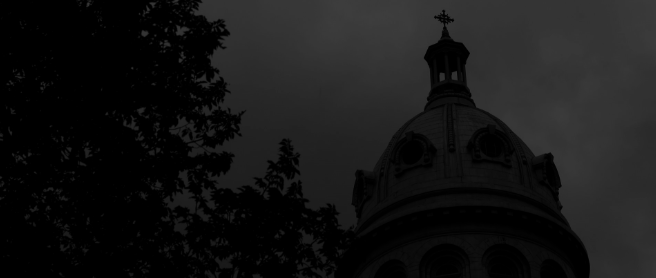
%> input picture 190927_DIP_A1/[2019-2]DIP_HW1/input4.png, 656 x 278 px
$ octave hw3.m   (GNU Octave 9; MATLAB toolbox functions it lacks are replaced by stand-ins)
%> lines starting %> are read from the running program, lines starting %| are printed output that depends on the picture; in (x1, y1, x2, y2) boxes, pixels count from 0 and x2, y2 are one past the last pixel; in counts of white or black regions, pixels touching at a corner belong together; the program's own positions count from 1
%3-1 Load images
% load image
im = im2double(imread('input4.png'));
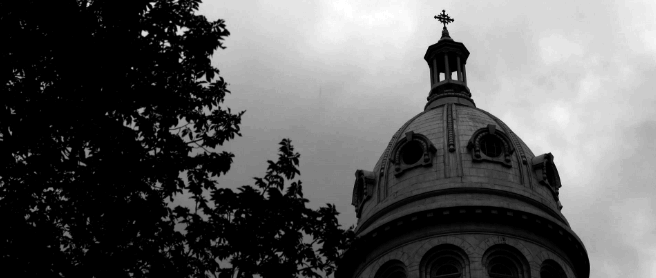
%> im: size 278x656 double; min 0, max 0.239, mean 0.0858; drawn with min black and max white
im_match = im2double(imread('input4_match.png'));
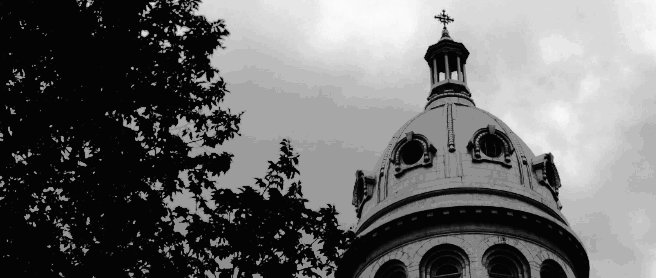
%> input picture 190927_DIP_A1/[2019-2]DIP_HW1/input4_match.png, 656 x 278 px
%> im_match: size 278x656 double; min 0.0157, max 0.984, mean 0.411

%3-2 Display histogram
% fig 1: histogram of the input image
figure(1);
imhist(im);
title(['3-2-1. Histogram of Input Image']);
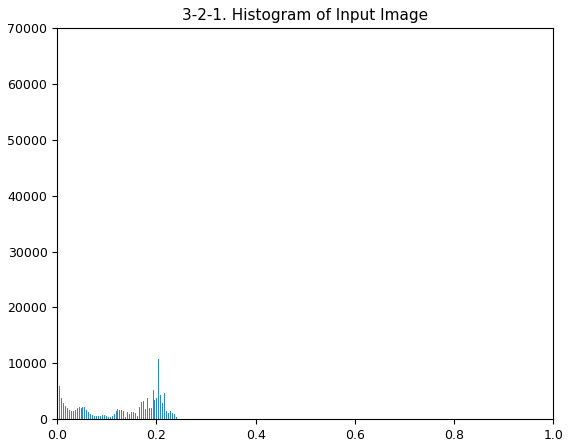
%> figure redrawn from the program's plot data; highest point at x = 0, y = 62350
% fig 1: histogram of the input image
figure(2);
imhist(im_match);
title(['3-2-2. Histogram of the Matching Image']);
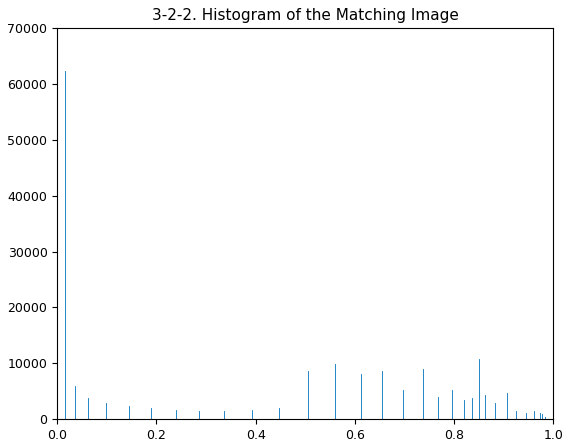
%> figure redrawn from the program's plot data; highest point at x = 0.0157, y = 62350

%2-2 implement histogram matching function;
% image size
size_im = size(im);
%> size_im = [278 656]
MN = size_im(1) * size_im(2);
%> MN = 182368
% make 256bins of histogram
L = 256;
hist = imhist(im,L);
%> hist = 256 values, max 62350 at index 1, min 0 at index 63, mean 712.4
hist_match = imhist(im_match,L);
%> hist_match = 256 values, max 62350 at index 5, min 0 at index 1, mean 712.4

% calculate pdf
pdf = hist ./ MN;
%> pdf = 256 values, max 0.342 at index 1, min 0 at index 63, mean 0.00391
pdf_match = hist_match ./ MN;
%> pdf_match = 256 values, max 0.342 at index 5, min 0 at index 1, mean 0.00391
% calculate transformation function
s_k = round((L-1).*cumsum(pdf));
%> s_k = 256 values from 87 to 255
G_zq = round((L-1).*cumsum(pdf_match));
%> G_zq = 256 values from 0 to 255

% map input image to histogram-equalized image
output = zeros(size(im));
for i = 1:L
    % select from input image
    mask = (im >= (i-1)/L) & (im <= i/L);
    % apply 1st transfer function
    T_rk = s_k(i);
    % find closest distance from G(zq)
    dist = abs(G_zq-T_rk);
    [val_dist,idx_dist] = min(dist);
    % apply 2nd transfer function
    T_sk = idx_dist;
    % merge output
    output = output + mask .* (T_sk/L);
end
%> this loop made 256 passes
%> (T_rk, val_dist, idx_dist, T_sk) on passes 1 to 3: (87, 0, 5, 5), (96, 0, 10, 10), (101, 0, 17, 17)
%> pass 1, `mask = (im >= (i-1)/L) & (im <= i/L);`:
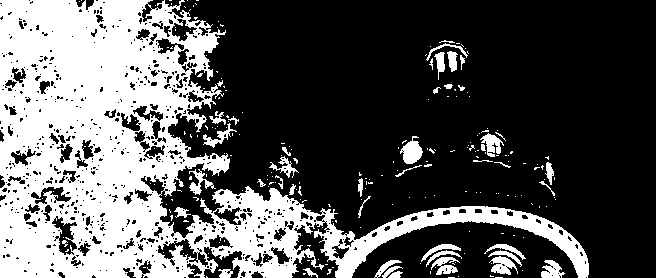
%> mask: size 278x656 logical; 34.2% white; 239 white regions (195 under 20 px), largest, box (x1, y1, x2, y2) and area: (0, 0, 589, 278) 57136, (400, 136, 423, 164) 381, (489, 256, 518, 275) 305
%> pass 2, `mask = (im >= (i-1)/L) & (im <= i/L);`:
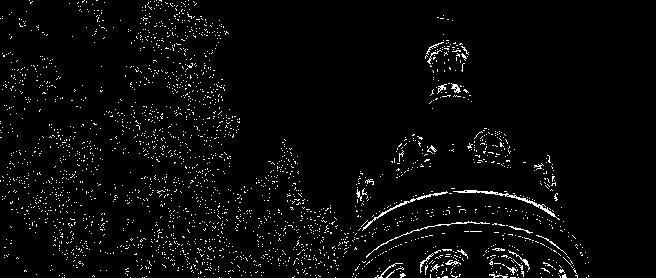
%> mask: size 278x656 logical; 3.3% white in thin lines or dots, all inside (x1, y1, x2, y2) = (0, 0, 589, 278)
%> pass 2, `output = output + mask .* (T_sk/L);`:
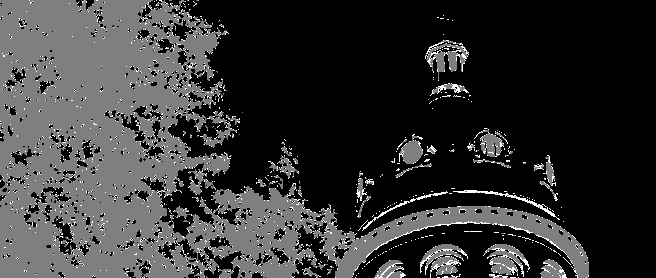
%> output: size 278x656 double; min 0, max 0.0391, mean 0.00796; drawn with min black and max white

% fig 3: histogram of the output image
figure(3);
imhist(output);
title(['3-3-1. Histogram of Output Image']);
%> figure, not shown here; highest point at x = 0.0196, y = 62350
% fig 4: Output image
figure(4);
imshow(output);
title(['3-3-2. Output Image']);
